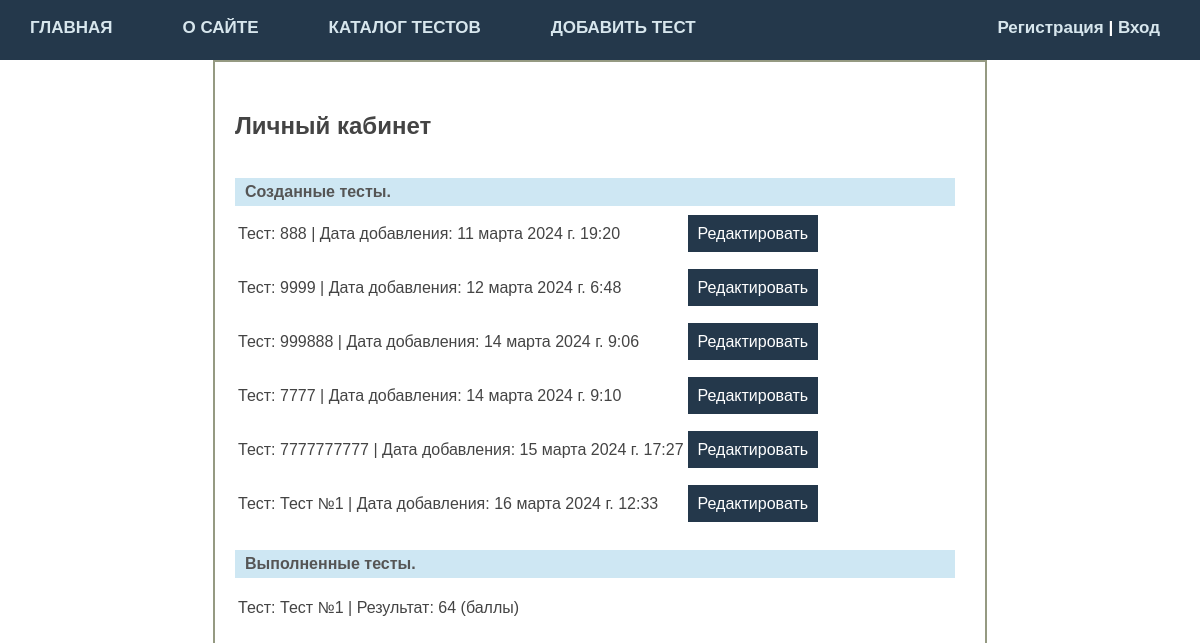
Page /user/admin/office/ on the earlier database version.
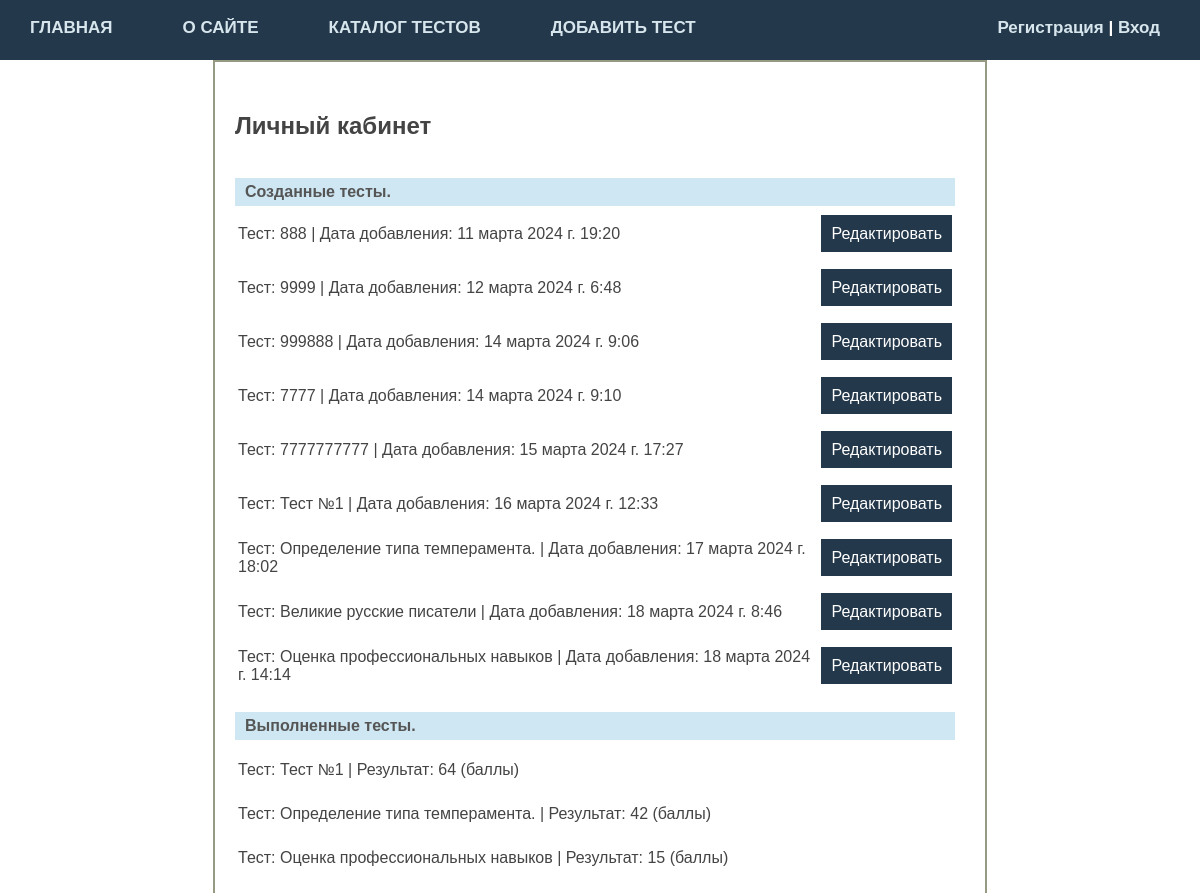
Same page on the later database version.
### main/models.py (models this page shows, shortened)
class Tests(models.Model):
    title = models.CharField(max_length=250, verbose_name="Название теста")  # Названия теста
    review = models.TextField(blank=True, verbose_name="Отписание теста")  # Описания теста
    manual = models.TextField(blank=True,
                              verbose_name="Инструкция по выполеннию теста")  # Инструкции по прохождению теста
    number_of_questions = models.PositiveIntegerField(
        verbose_name="Количество вопросов в тесте")  # Количества вопросов в тесте
    number_of_сhoice = models.PositiveIntegerField(
        verbose_name="Количество вариантов ответа")  # Количества вариантов ответа
    time_create = models.DateTimeField(auto_now_add=True)
    time_update = models.DateTimeField(auto_now=True)
    category_key = models.ForeignKey('Categories', on_delete=models.PROTECT, null=True, verbose_name="Категория")
    author = models.ForeignKey(get_user_model(), on_delete=models.SET_NULL, related_name='author_test', null=True,
                               default=None, verbose_name="Автор")
    is_published = models.BooleanField(default=True)  # Отметка о публикации
    def __str__(self):
        return self.title
    class Meta:  # Задаем настройки отображения модел в понели администратора.
        verbose_name = 'Тесты'  # Задаем отображение имени модели в единственном числе.
        verbose_name_plural = 'Тесты'  # Задаем отображение имени модели во множественном числе.

class Result(models.Model):
    user = models.ForeignKey(get_user_model(), on_delete=models.SET_NULL, related_name='user_test', null=True,
                             default=None)
    result = models.IntegerField(default=0, verbose_name="Результат")  # Набранные баллы при прохождении теста
    the_best_result = models.IntegerField(
        verbose_name="Лучший результата")  # Лучший балл пользователя при прохождении теста
    test_key = models.ForeignKey('Tests', on_delete=models.PROTECT, null=True)

### user/views.py (the view)
# urls.py: path('<str:username>/office/', user_office, name='user_office'),
def user_office(request, username):
    us = User.objects.get(username=username)
    added_tests = Tests.objects.filter(author=us.id)
    completed_tests = Result.objects.filter(user=us.id)
    return render(request, 'user/office.html', {
        'added_tests': added_tests,
        'completed_tests': completed_tests,
        'title': "Личный кабинет",
        'username': username
    })

### user/context_processors.py (called while the page is built)
def get_menu(request):
    return {'upper_menu': menu}

### user/templates/user/office.html
{% extends 'main/base.html' %}
{% block content_main %}
<div class="test_content">
<h2>{{title}}</h2>
<br>
<div class="article-panel"><b>Созданные тесты.</b></div>
<table>
{% for t in added_tests %}
    <tr><td>Тест: {{t.title}} | Дата добавления: {{t.time_create}}</td> <td><p class="link-read-post"><a href=" ">Редактировать</a></p></td></tr>
{% endfor %}
</table>
<br>
<div class="article-panel"><b>Выполненные тесты.</b></div>
<br>
<table>
{% for c in completed_tests %}
    <tr><td>Тест: {{c.test_key}} | Результат: {{c.result}} (баллы) <br></td><td> </td></tr>
     <tr><td><br></td></tr>
{% endfor %}
</table>
</div>
{% endblock %}

Differences in the rows shown:
added Tests: title "Определение типа темперамента.", time_create "17 марта 2024 г. 18:02"
added Tests: title "Великие русские писатели", time_create "18 марта 2024 г. 8:46"
added Tests: title "Оценка профессиональных навыков", time_create "18 марта 2024 г. 14:14"
added Result: test_key "Определение типа темперамента.", result "42"
added Result: test_key "Оценка профессиональных навыков", result "15"
